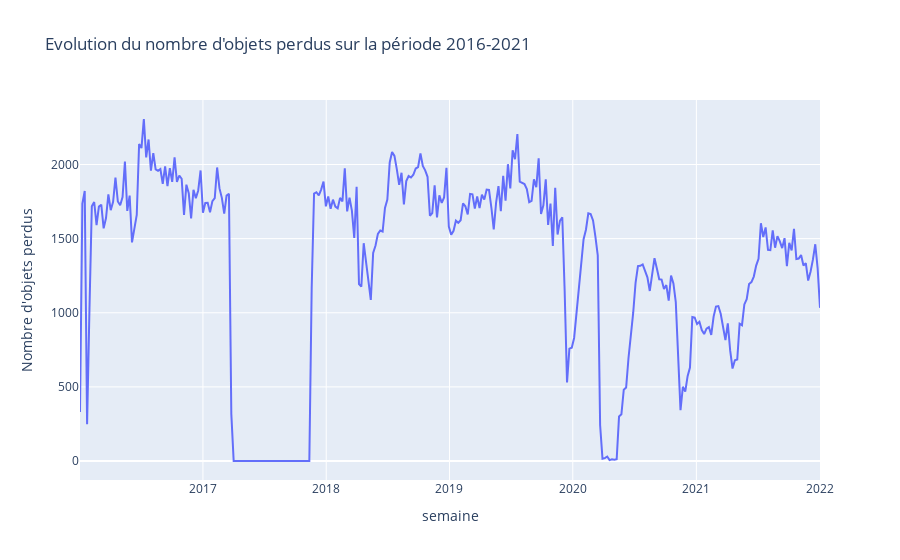

Notebook code cell kept with this figure:
### Code cell
fig = px.line(df_objet_week, x="date", y="type_objet",title="Evolution du nombre d'objets perdus sur la période 2016-2021")

fig.update_layout(
    xaxis_title="semaine",
    yaxis_title="Nombre d'objets perdus",
    legend_title="Type d'objet",
    showlegend=True
)

fig.show()

### Figure 1 — Plotly figure (JSON) as saved in the notebook; plotly's stock layout.template omitted (floating-point values rounded to 4 significant figures; data arrays with more than 128 entries replaced by an {"elided": "..."} marker saying what was removed)
{"data": [{"hovertemplate": "date=%{x}<br>type_objet=%{y}<extra></extra>", "legendgroup": "", "line": {"color": "#636efa", "dash": "solid"}, "marker": {"symbol": "circle"}, "mode": "lines", "name": "", "orientation": "v", "showlegend": false, "type": "scatter", "x": {"elided": "314 str values"}, "xaxis": "x", "y": {"elided": "314 int values"}, "yaxis": "y"}], "layout": {"legend": {"title": {"text": "Type d'objet"}, "tracegroupgap": 0}, "showlegend": true, "title": {"text": "Evolution du nombre d'objets perdus sur la période 2016-2021"}, "xaxis": {"anchor": "y", "domain": [0, 1], "title": {"text": "semaine"}}, "yaxis": {"anchor": "x", "domain": [0, 1], "title": {"text": "Nombre d'objets perdus"}}}}
